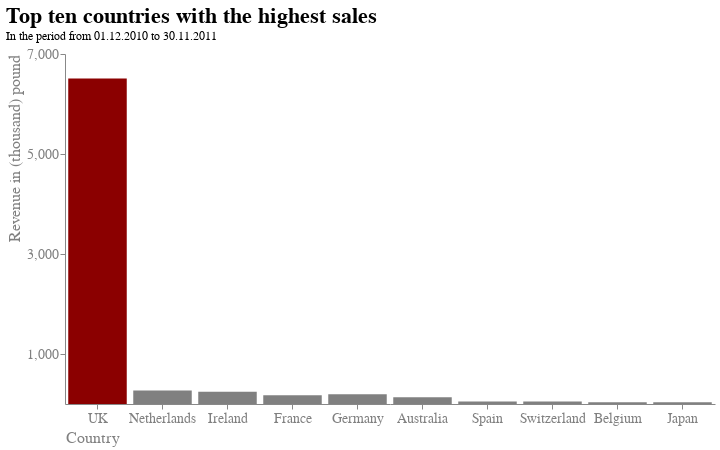

Notebook code for this chart:
### Markdown cell above
#### Chart Beschreibung
Um zuerst eine Übersicht dem Zuhörer zu ermöglichen über den aktuellen Kenntnisstand werden die Umsätze nach Regionen / Ländern gezeigt. Hierfür werden die Regionen aufgrund der hohen Anzahl auf zehn begrenzt, um die Übersichtlichkeit beibehalten zu können. Als Visualisierungsart wird dabei ein Säulendiagramm verwendet, um die Verhältnisse der kategorialen (Land) und nummerischen Variable (Umsatz) zu visualisieren. Das Säulendiagramm wurde dabei gewählt, da hier sehr gut mehrere (absolute) Werte verglichen werden können.<br> Innerhalb der Visualisierung wird Clutter eleminiert indem Gridlinien, sowie die Rahmen rechts und oben entfernt werden (Closure). Außerdem wird der Fokus (im Kontext von Focus Attention) gezielt mit (hue) Farbe auf den Umsatz des Landes UK gelegt, da die Problematik auf der Verteilung und dem großen Anteil Uks liegt. Zudem wird im Kontext des Designs der Schwerpunkt auf ein schlichtes Design mit wenigen Farben (Schwarz, grau und dunkelrot) gelegt.

### Code cell
# Visualisierung der umsatzstärksten Kunden
chart_co1 = alt.Chart(df_plot).mark_bar().encode(
    y=alt.Y("TotalPrice",
            axis=alt.Axis(title="Revenue in (thousand) pound", 
                          labelAngle=0,
                          titleAnchor="end",
                          grid=False,
                          values=[1000,3000,5000,7000])),
    x=alt.X("Country",
            sort=["UK", "Netherlands","Ireland","France","Germany","Australia","Spain","Switzerland","Belgium","Sweden"],
            axis=alt.Axis(title = "Country",
                          titleAnchor="start",
                          labelAngle=0)),
    color=alt.condition(
        alt.FieldOneOfPredicate("Country", ["UK"]),
        alt.value("darkred"),     
        alt.value("grey")     
    )
).properties(
    title={"text":["Top ten countries with the highest sales"], "subtitle":["In the period from 01.12.2010 to 30.11.2011"]},
    width=650,
    height=350
)


alt.layer(chart_co1).configure_view(
    strokeWidth=0
).configure_title(
    fontSize=22,
    font="Arial",
    color="black",
    anchor="start"
).configure_axis(
    labelFont="Arial",
    titleFont="Arial",
    labelFontSize=14,
    titleFontSize=16,
    titleFontWeight="normal",
    labelColor="grey",
    titleColor="grey"
)

### Figure 1 — Vega-Lite specification as saved in the notebook (floating-point values rounded to 4 significant figures)
{"config": {"view": {"continuousWidth": 400, "continuousHeight": 300, "strokeWidth": 0}, "axis": {"labelColor": "grey", "labelFont": "Arial", "labelFontSize": 14, "titleColor": "grey", "titleFont": "Arial", "titleFontSize": 16, "titleFontWeight": "normal"}, "title": {"anchor": "start", "color": "black", "font": "Arial", "fontSize": 22}}, "layer": [{"mark": "bar", "encoding": {"color": {"condition": {"value": "darkred", "test": {"field": "Country", "oneOf": ["UK"]}}, "value": "grey"}, "x": {"axis": {"labelAngle": 0, "title": "Country", "titleAnchor": "start"}, "field": "Country", "sort": ["UK", "Netherlands", "Ireland", "France", "Germany", "Australia", "Spain", "Switzerland", "Belgium", "Sweden"], "type": "nominal"}, "y": {"axis": {"grid": false, "labelAngle": 0, "title": "Revenue in (thousand) pound", "titleAnchor": "end", "values": [1000, 3000, 5000, 7000]}, "field": "TotalPrice", "type": "quantitative"}}, "height": 350, "title": {"text": ["Top ten countries with the highest sales"], "subtitle": ["In the period from 01.12.2010 to 30.11.2011"]}, "width": 650}], "data": {"name": "data-592439022cf29275f48a88edd3922aa4"}, "$schema": "https://vega.github.io/schema/vega-lite/v4.17.0.json", "datasets": {"data-592439022cf29275f48a88edd3922aa4": [{"Quantity": 3816479, "UnitPrice": 992800.0, "CustomerID": 5291000000.0, "TotalPrice": 6508.0, "Country": "UK"}, {"Quantity": 192552, "UnitPrice": 5491.0, "CustomerID": 32370000.0, "TotalPrice": 271.8, "Country": "Netherlands"}, {"Quantity": 132244, "UnitPrice": 28790.0, "CustomerID": 105400000.0, "TotalPrice": 244.6, "Country": "Ireland"}, {"Quantity": 112343, "UnitPrice": 24380.0, "CustomerID": 110800000.0, "TotalPrice": 193.8, "Country": "Germany"}, {"Quantity": 105412, "UnitPrice": 21160.0, "CustomerID": 99340000.0, "TotalPrice": 175.2, "Country": "France"}, {"Quantity": 83643, "UnitPrice": 3435.0, "CustomerID": 15660000.0, "TotalPrice": 136.9, "Country": "Australia"}, {"Quantity": 29681, "UnitPrice": 5327.0, "CustomerID": 23350000.0, "TotalPrice": 51.86, "Country": "Switzerland"}, {"Quantity": 26356, "UnitPrice": 7920.0, "CustomerID": 30700000.0, "TotalPrice": 51.5, "Country": "Spain"}, {"Quantity": 25270, "UnitPrice": 716.0, "CustomerID": 4427000.0, "TotalPrice": 35.54, "Country": "Japan"}, {"Quantity": 21791, "UnitPrice": 5826.0, "CustomerID": 23340000.0, "TotalPrice": 35.38, "Country": "Belgium"}]}}
